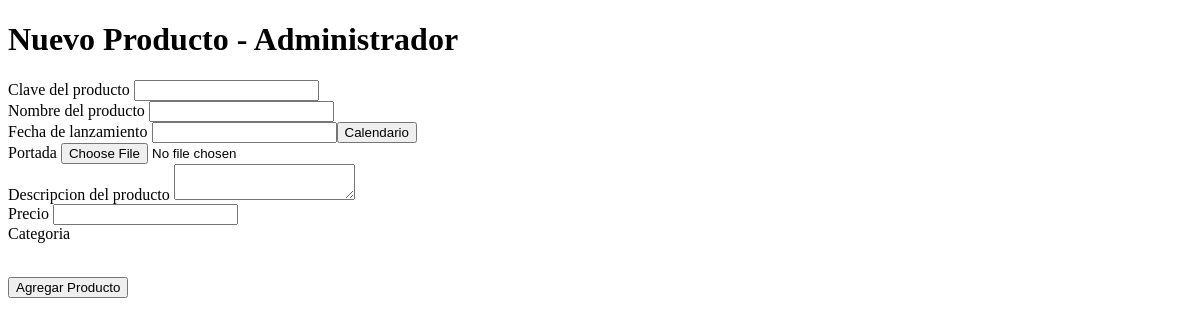
Before: /admin/nuevo-producto.php with the older database file.
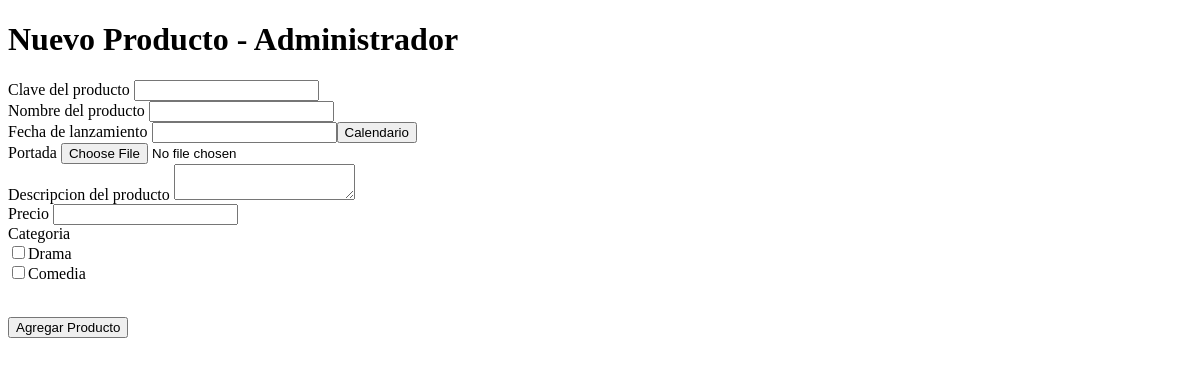
After: the same page with the newer database file.
### tables this page shows
CREATE TABLE `Categorias` (
  `id_cat` int(11) NOT NULL AUTO_INCREMENT,
  `nombre_categoria` varchar(60) DEFAULT NULL,
  `descripcion_categoria` tinytext,
  PRIMARY KEY (`id_cat`)
);

### admin/nuevo-producto.php (the view, shortened to what this page needs)
<?php
include_once("includes/config.php");
$consulta_categorias = "SELECT * FROM Categorias";
$resultado = mysqli_query($conexion,$consulta_categorias);
$titulo="Nuevo Producto - Administrador";
?>
<!DOCTYPE HTML>
<html>
	<head>
		<link rel="stylesheet" href="//code.jquery.com/ui/1.11.2/themes/smoothness/jquery-ui.css">
	</head>
	<body>
		<h1><?php echo $titulo; ?></h1>
		<form action="includes/insertar-producto.php" method="POST" enctype="multipart/form-data">
			<label for="clave_producto">Clave del producto</label>
			<input type="text" name="clave_producto" value="" id="clave_producto"><br>
			<label for="nombre_producto">Nombre del producto</label>
			<input type="text" name="nombre_producto" value="" id="nombre_producto"><br>
			<label for="fecha_lanzamiento">Fecha de lanzamiento</label>
			<input type="text" name="fecha_lanzamiento" value="" id="fecha_lanzamiento"><br>
			<label for="imagen_producto">Portada</label>
			<input type="file" name="imagen_producto" id="imagen_producto"><br>
			<label for="descripcion_producto">Descripcion del producto</label>
			<textarea name="descripcion_producto" id="descripcion_producto"></textarea><br>
			<label for="precio">Precio</label>
			<input type="text" name="precio" value="" id="precio"><br>
			<label for="categoria">Categoria</label>
				<br>
				<?php
				while ($row = mysqli_fetch_assoc($resultado)){
					echo "<input type='checkbox' name='categoria[]' value='" . $row['id_cat'] ."'>"
						. $row['nombre_categoria'] . "<br>";
				}
				?>
			<br>
			<p><input type="submit" value="Agregar Producto"></p>
		</form>
	</body>
</html>

Changed rows visible on the page:
added categorias: nombre_categoria "Drama"
added categorias: nombre_categoria "Comedia"
